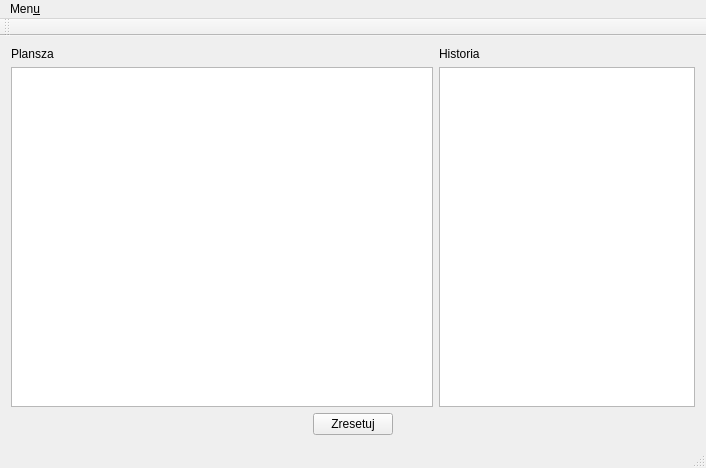
<?xml version="1.0" encoding="UTF-8"?>
<ui version="4.0">
 <class>MainWindow</class>
 <widget class="QMainWindow" name="MainWindow">
  <property name="geometry">
   <rect>
    <x>0</x>
    <y>0</y>
    <width>706</width>
    <height>468</height>
   </rect>
  </property>
  <property name="windowTitle">
   <string>Szachy</string>
  </property>
  <widget class="QWidget" name="centralWidget">
   <layout class="QVBoxLayout" name="verticalLayout_3">
    <item>
     <layout class="QHBoxLayout" name="horizontalLayout_2">
      <item>
       <layout class="QVBoxLayout" name="verticalLayout">
        <item>
         <widget class="QLabel" name="label">
          <property name="text">
           <string>Plansza</string>
          </property>
         </widget>
        </item>
        <item>
         <widget class="QTableView" name="boardView">
          <property name="sizeAdjustPolicy">
           <enum>QAbstractScrollArea::AdjustToContents</enum>
          </property>
          <property name="dragEnabled">
           <bool>true</bool>
          </property>
         </widget>
        </item>
       </layout>
      </item>
      <item>
       <layout class="QVBoxLayout" name="verticalLayout_2">
        <item>
         <widget class="QLabel" name="label_2">
          <property name="text">
           <string>Historia</string>
          </property>
         </widget>
        </item>
        <item>
         <widget class="QTableView" name="historyView">
          <property name="sizePolicy">
           <sizepolicy hsizetype="Maximum" vsizetype="Expanding">
            <horstretch>0</horstretch>
            <verstretch>0</verstretch>
           </sizepolicy>
          </property>
         </widget>
        </item>
       </layout>
      </item>
     </layout>
    </item>
    <item>
     <layout class="QHBoxLayout" name="horizontalLayout">
      <item>
       <spacer name="horizontalSpacer">
        <property name="orientation">
         <enum>Qt::Horizontal</enum>
        </property>
        <property name="sizeHint" stdset="0">
         <size>
          <width>40</width>
          <height>20</height>
         </size>
        </property>
       </spacer>
      </item>
      <item>
       <widget class="QPushButton" name="pushButton">
        <property name="text">
         <string>Zresetuj</string>
        </property>
       </widget>
      </item>
      <item>
       <spacer name="horizontalSpacer_2">
        <property name="orientation">
         <enum>Qt::Horizontal</enum>
        </property>
        <property name="sizeHint" stdset="0">
         <size>
          <width>40</width>
          <height>20</height>
         </size>
        </property>
       </spacer>
      </item>
     </layout>
    </item>
   </layout>
  </widget>
  <widget class="QMenuBar" name="menuBar">
   <property name="geometry">
    <rect>
     <x>0</x>
     <y>0</y>
     <width>706</width>
     <height>30</height>
    </rect>
   </property>
   <widget class="QMenu" name="menuMenu">
    <property name="title">
     <string>Men&amp;u</string>
    </property>
    <addaction name="actionUstawienia"/>
    <addaction name="actionZamknij"/>
   </widget>
   <addaction name="menuMenu"/>
  </widget>
  <widget class="QToolBar" name="mainToolBar">
   <attribute name="toolBarArea">
    <enum>TopToolBarArea</enum>
   </attribute>
   <attribute name="toolBarBreak">
    <bool>false</bool>
   </attribute>
  </widget>
  <widget class="QStatusBar" name="statusBar"/>
  <action name="actionUstawienia">
   <property name="text">
    <string>Ustawienia</string>
   </property>
  </action>
  <action name="actionZamknij">
   <property name="text">
    <string>Zamknij</string>
   </property>
  </action>
 </widget>
 <layoutdefault spacing="6" margin="11"/>
 <resources/>
 <connections/>
</ui>
